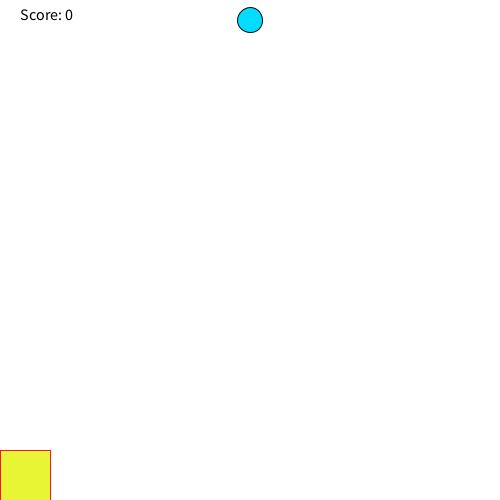
Frame 1 (no input)
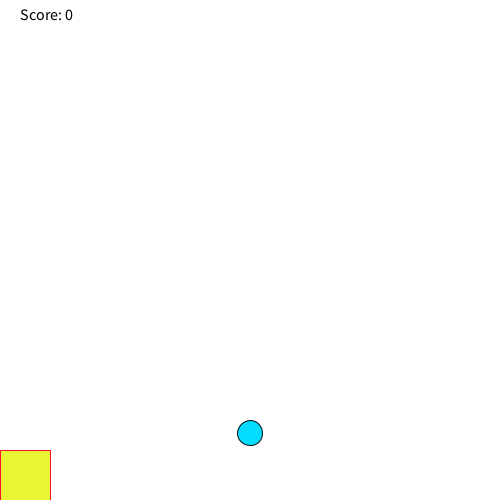
Frame 60 (the mouse pressed at the canvas centre just before this capture)
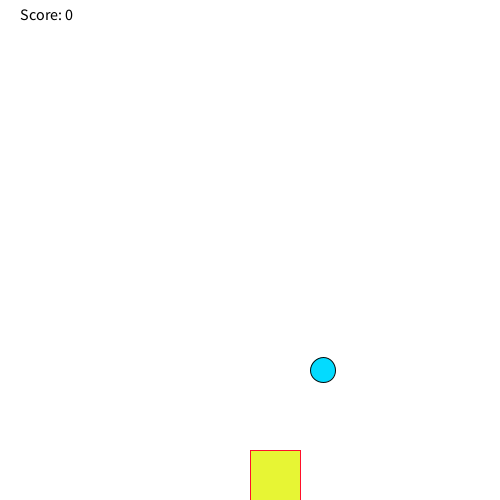
Frame 120 (the mouse held since frame 60 and released just before this capture)

The Processing sketch that drew these frames (run headless with seeded random() and noise(); from frame 60 on, the mouse is pressed at the canvas centre):

// Processing sketch: RainGame
// ── RainGame.pde
int yPosition = 20;
int xPosition = 250;
int score = 0;

void setup() {
size (500,500);   
}



void draw() {
  background(255,255,255);
  
  fill(#03DBFF);
stroke(#01090A);
ellipse(xPosition, yPosition, 25, 25);
yPosition = yPosition + 7;

if (yPosition > 500) {
  checkCatch();
  xPosition = (int) random(width);
  yPosition = 20; }

fill(#E7F534);
stroke(#FF0F2B);
rect(mouseX, 450, 50, 50);

fill(0, 0, 0);
textSize(16);
text("Score: " + score, 20, 20);

}


void checkCatch(){
     if (xPosition > mouseX && xPosition < mouseX+50)
          score++;
     else if (score > 0) 
          score--;
     println("Your score is now: " + score); 
   } 
